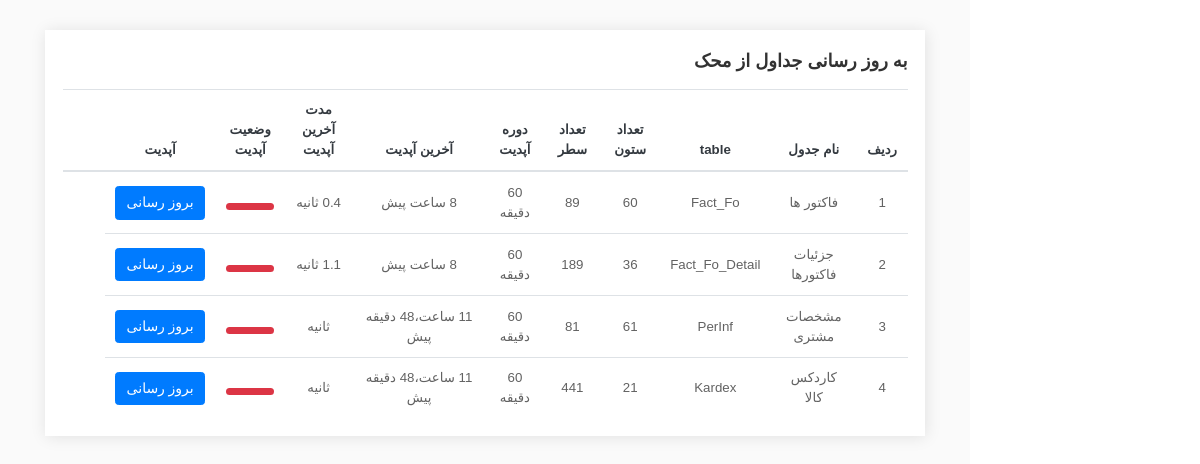
Page /updatedb on the earlier database version.
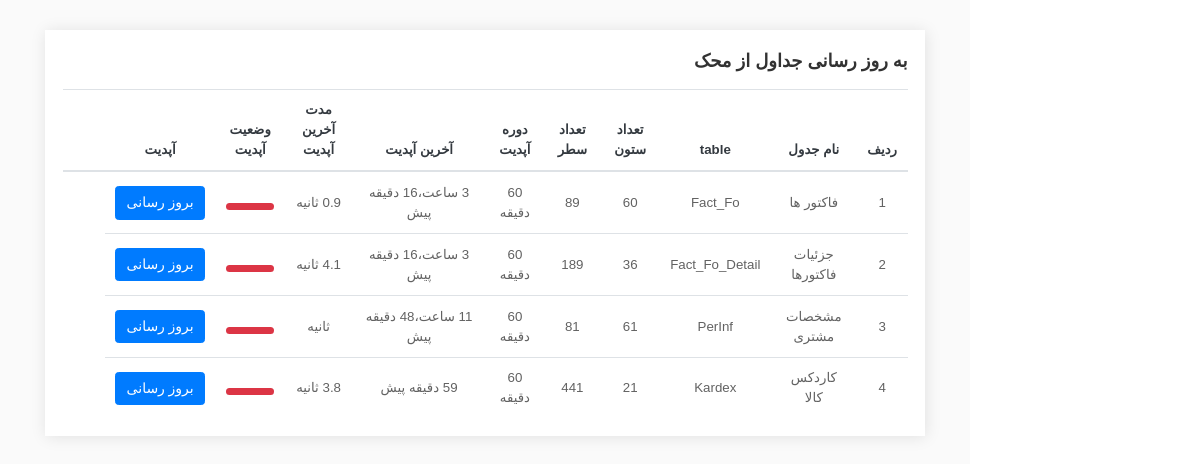
Same page on the later database version.
### mahakupdate/models.py (models this page shows, shortened)
class Mtables(models.Model):
    in_use = models.BooleanField(default=False, verbose_name='در حال استفاده است')
    none_use = models.BooleanField(default=False, verbose_name=' بدون استفاده')
    name = models.CharField(blank = True,null = True,max_length=150, verbose_name='نام جدول')
    description = models.CharField(blank = True,null = True,max_length=150, verbose_name='توضیح')
    row_count = models.IntegerField(blank = True,null = True,default=0, verbose_name='تعداد ردیف ها')
    cloumn_count = models.IntegerField(blank = True,null = True,default=0, verbose_name='تعداد ستون ها')
    last_update_time = models.DateTimeField(default=timezone.now, blank=True, null=True, verbose_name='آخرین آپدیت')
    update_period = models.IntegerField(default=60, blank=True, null=True, verbose_name='بازه به‌روزرسانی (دقیقه)')
    update_duration = models.FloatField(blank=True, null=True, verbose_name='مدت زمان به‌روزرسانی (ثانیه)')
    class Meta:
        verbose_name = 'جدول محک'
        verbose_name_plural = 'جداول محک'

### mahakupdate/views.py (the view)
# urls.py: path('updatedb', Updatedb, name="updatedb"),
def Updatedb(request):
    tables = Mtables.objects.filter(in_use=True)
    for t in tables:
        tsinse = (timezone.now() - t.last_update_time).total_seconds() / 60
        if tsinse / t.update_period >= 1:
            t.progress_bar_width = 100
            t.progress_class = 'skill2-bar bg-danger'
        elif tsinse / t.update_period < 0.4:
            t.progress_class = 'skill2-bar bg-success'
            t.progress_bar_width = tsinse / t.update_period * 100
        elif tsinse / t.update_period < 0.9:
            t.progress_bar_width = tsinse / t.update_period * 100
            t.progress_class = 'skill2-bar bg-warning'
        elif tsinse / t.update_period < 1:
            t.progress_bar_width = tsinse / t.update_period * 100
            t.progress_class = 'skill2-bar bg-danger'
        if t.name == 'Fact_Fo':
            t.url1 = 'update/factor'
        if t.name == 'GoodInf':
            t.url1 = 'update/kala'
        if t.name == 'Fact_Fo_Detail':
            t.url1 = 'update/factor-detail'
        if t.name == 'Kardex':
            t.url1 = 'update/kardex'
    context = {
        'title': 'صفحه آپدیت جداول',
        'tables': tables
    }
    return render(request, 'updatepage.html', context)

### mahakupdate/templates/updatepage.html (shortened to what this page needs)
{% extends 'shared/_MainLayout.html' %}
{% load humanize %}
{% load static %}
{% block content %}
    <div class="content-wrapper">
<div class="col-xl-12 mb-30">
           <div class="card card-statistics h-100">
           <div class="card-body">
             <h5 class="card-title pb-0 border-0">به روز رسانی جداول از محک </h5>
              <div class="btn-group info-drop">
                <button type="button" class="dropdown-toggle-split text-muted" data-toggle="dropdown" aria-haspopup="true" aria-expanded="false"><i class="ti-more"></i></button>
              </div>
              <div class="table-responsive">
              <table class="table center-aligned-table mb-0 text-center">
                <thead>
                  <tr class="text-dark">
                    <th>ردیف</th>
                      <th>نام جدول</th>
                      <th>table</th>
                    <th>تعداد ستون</th>
                    <th>تعداد سطر</th>
                    <th>دوره آپدیت</th>
                    <th>آخرین آپدیت</th>
                      <th>مدت آخرین آپدیت</th>
                      <th>وضعیت آپدیت</th>
                    <th>آپدیت</th>
                    <th></th>
                    <th></th>
                  </tr>
                </thead>
                <tbody>
                  {% for t in tables %}
                      <tr>
                      <td>{{ forloop.counter }}</td>
                          <td>{{ t.description }}</td>
                          <td>{{ t.name }}</td>
                      <td>{{ t.cloumn_count }}</td>
                      <td>{{ t.row_count }}</td>
                      <td>{{ t.update_period }} دقیقه </td>
                      <td>{{ t.last_update_time|timesince }} پیش </td>
                      <td>{{ t.update_duration|floatformat:1 }} ثانیه </td>
                          <td>
                      <div class="progress progress-small mt-2">
                            <div class="skill2-bar {{ t.progress_class }}"
                                 role="progressbar"
                                 style="width: {{ t.progress_bar_width }}%"
                                 aria-valuenow="{{ t.progress_bar_width }}"
                                 aria-valuemin="0"
                                 aria-valuemax="100"></div>
                        </div>
                    </td>
                      <td><a href="{{ t.url1 }}"><button type="button" class="btn btn-primary">بروز رسانی</button></a></td>
                      </tr>
        {% endfor %}
                </tbody>
              </table>
            </div>
            </div>
          </div>
        </div>
    </div>
{% endblock %}

### templates/shared/_MainLayout.html (shortened to what this page needs)
{% load static %}
{% load render_partial %}
<!DOCTYPE html>
<html lang="fa" dir="rtl">
<head>
    {% include 'shared/_HeaderReferences.html' %}
</head>
<body>
<div class="wrapper">
    <div class="container-fluid">
        <div class="row">
            {% block content %}{% endblock %}
        </div>
    </div>
</div>
</body>
</html>

### templates/shared/_HeaderReferences.html (shortened to what this page needs)
{% load static %}
<link rel="stylesheet" type="text/css" href="{% static 'css/style.css' %}" />
<link rel="stylesheet" type="text/css" href="{% static 'css/bootstrap-select.min.css' %}" />
<link rel="stylesheet" type="text/css" href="{% static 'css/bootstrap-table.min.css' %}" />
<link rel="stylesheet" href="{% static 'css/charts.min.css' %}">

### templates/shared/_FooterReferences.html (shortened to what this page needs)
{% load static %}

Differences in the rows shown:
changed Mtables "فاکتور ها": last_update_time "8 ساعت" → "3 ساعت،16 دقیقه"
changed Mtables "جزئیات فاکتورها": last_update_time "8 ساعت" → "3 ساعت،16 دقیقه"; update_duration (not shown) → "4.1"
changed Mtables "کاردکس کالا": last_update_time "11 ساعت،48 دقیقه" → "59 دقیقه"
